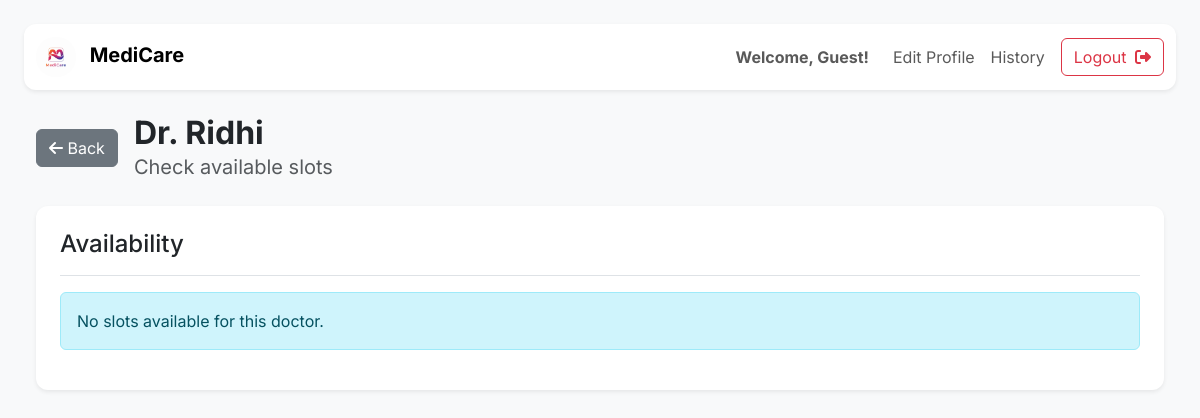
Before: /doctor/check_availability/3 with the older database file.
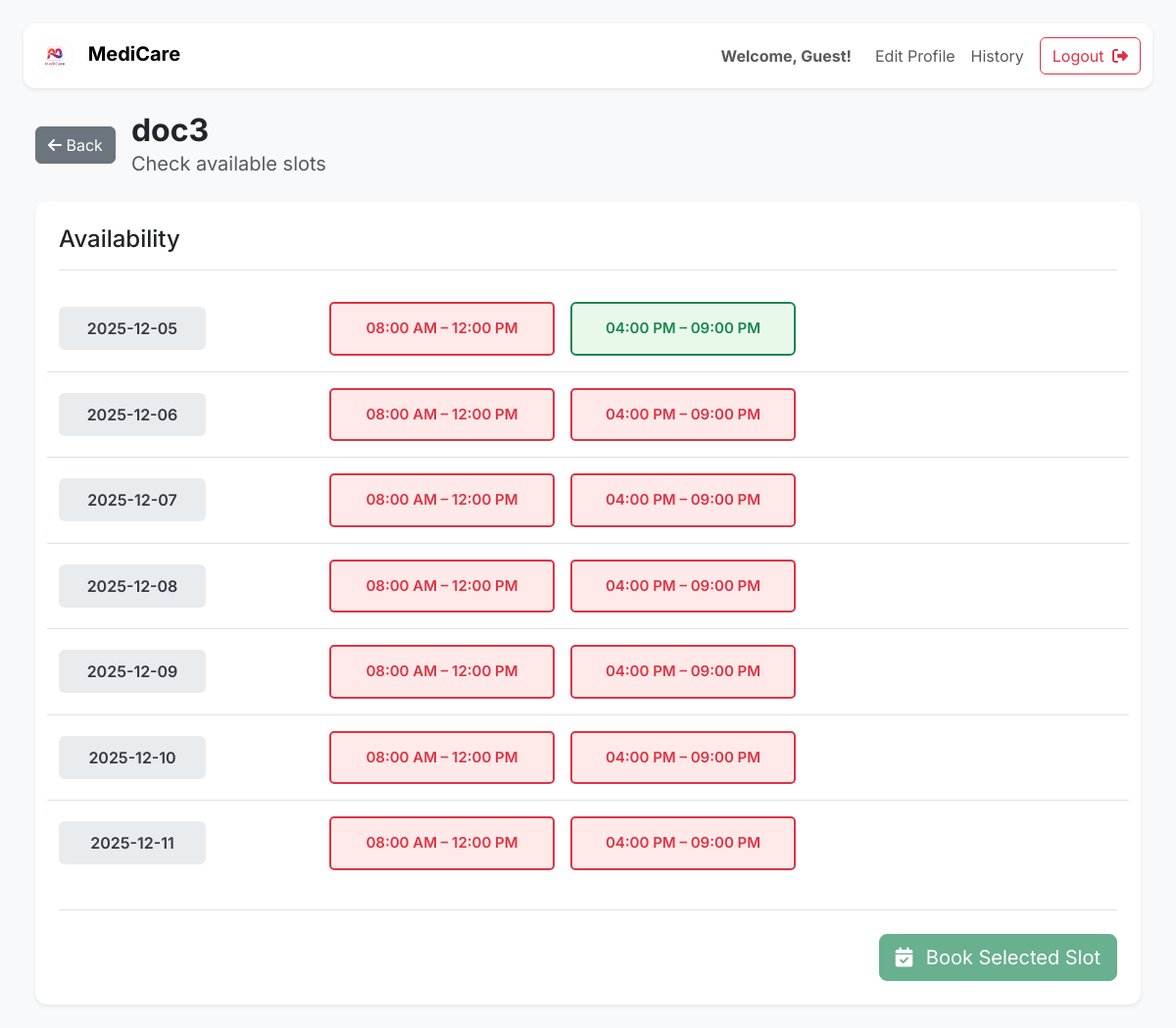
After: the same page with the newer database file.
### application/models.py (models this page shows)
class Doctor(db.Model):
    __tablename__ = 'doctor'
    id = db.Column(db.Integer(),primary_key = True)
    doctor_name = db.Column(db.String(), nullable=False)
    password = db.Column(db.String(), nullable=False)
    email = db.Column(db.String(), nullable=False)
    department_id = db.Column(db.Integer(), db.ForeignKey('department.id'), nullable=False)
    user_id = db.Column(db.Integer(), db.ForeignKey('user.id', ondelete="CASCADE"), nullable=False)
    type = db.Column(db.String(), nullable=False)
    experience = db.Column(db.Integer(), nullable=False)
    appointment = db.relationship('Appointment', backref='doctor')
    availability = db.relationship('Availability', backref='doctor', cascade="all, delete-orphan")

### application/controllers.py (the view)
@app.route("/doctor/check_availability/<int:doctor_id>")
def patient_check_availability(doctor_id):
    doctor_obj = Doctor.query.get_or_404(doctor_id)
    slots = Availability.query.filter_by(doctor_id=doctor_obj.id).all()
    valid_slots = {}
    for s in slots:
        if validate_future_slot(s.date, s.slot) and s.is_available:
            valid_slots[f"{s.date}|{s.slot}"] = s
    return render_template(
        "patient_check_availability.html",
        doctor=doctor_obj,
        next_days=next_7_days(),
        slots_map=valid_slots,
        this_user=current_user()
    )

### application/controllers.py (called while the page is built)
def validate_future_slot(date_str, slot_key):
    SLOT_RANGES = {
        "morning": ("08:00", "12:00"),   # 8 AM – 12 PM
        "evening": ("16:00", "21:00"),   # 4 PM – 9 PM
    }
    if slot_key not in SLOT_RANGES:
        return False
    y, m, d = map(int, date_str.split("-"))
    end_hh, end_mm = map(int, SLOT_RANGES[slot_key][1].split(":"))
    slot_end = datetime(y, m, d, end_hh, end_mm)
    now = datetime.now()
    return slot_end > now

def current_user():
    uid = session.get("user_id")
    return User.query.get(uid) if uid else None

def next_7_days():
    today = datetime.today()
    return [(today + timedelta(days=i)).strftime("%Y-%m-%d") for i in range(7)]

### templates/patient_check_availability.html (shortened to what the changed rows need)
<!DOCTYPE html>
<html>
<head>
    <link href="https://cdn.jsdelivr.net/npm/bootstrap@5.3.2/dist/css/bootstrap.min.css" rel="stylesheet">
</head>
<body class="p-4">
    <main class="container-fluid">
        <div class="d-flex align-items-center mb-4">
            <div>
                <h2 class="fw-bold mb-0">{{ doctor.doctor_name }}</h2>
                <p class="text-muted fs-5 mb-0">Check available slots</p>
            </div>
        </div>
        <div class="card p-4 shadow-sm mt-3">
            <h4 class="mb-3 pb-3 border-bottom">Availability</h4>
            {% if not slots_map is defined %}
            {% set slots_map = {} %}
            {% endif %}
            {% if slots_map %}
            {% for d in next_days %}
            <div class="row align-items-center py-3 {% if not loop.last %}border-bottom{% endif %}">
                <div class="col-md-3">
                    <div class="date-box mx-auto mx-md-0">{{ d }}</div>
                </div>
                {% set m_key = d ~ '|morning' %}
                {% set e_key = d ~ '|evening' %}
                {% if m_key in slots_map %}
                {% set morning = slots_map[m_key] %}
                {% else %}
                {% set morning = None %}
                {% endif %}
                {% if e_key in slots_map %}
                {% set evening = slots_map[e_key] %}
                {% else %}
                {% set evening = None %}
                {% endif %}
                <div class="col-md-9 d-flex flex-wrap gap-3 mt-3 mt-md-0">
                    {% if morning %}
                    <button id="slot-{{ morning.id }}"
                        class="slot-btn btn {% if morning.is_available %}slot-available{% else %}slot-booked{% endif %}"
                        onclick="selectSlot('{{ morning.id }}')" {% if not morning.is_available %}disabled{% endif %}>
                        08:00 AM – 12:00 PM
                    </button>
                    {% else %}
                    <button class="slot-btn slot-missing" disabled>
                        08:00 AM – 12:00 PM
                    </button>
                    {% endif %}
                    {% if evening %}
                    <button id="slot-{{ evening.id }}"
                        class="slot-btn btn {% if evening.is_available %}slot-available{% else %}slot-booked{% endif %}"
                        onclick="selectSlot('{{ evening.id }}')" {% if not evening.is_available %}disabled{% endif %}>
                        04:00 PM – 09:00 PM
                    </button>
                    {% else %}
                    <button class="slot-btn slot-missing" disabled>
                        04:00 PM – 09:00 PM
                    </button>
                    {% endif %}
                </div>
            </div>
            {% endfor %}
            <div class="text-end mt-4 pt-4 border-top">
                <form id="bookForm" method="POST">
                    <button class="btn btn-success btn-lg" type="submit" id="bookButton" disabled>
                        <i class="fa-solid fa-calendar-check me-2"></i> Book Selected Slot
                    </button>
                </form>
            </div>
            {% else %}
            <div class="alert alert-info">No slots available for this doctor.</div>
            {% endif %}
        </div>
    </main>
</body>
</html>

Changed rows visible on the page:
changed Doctor: doctor_name "Dr. Ridhi" → "doc3"
Other visible differences:
new list line: "2025-12-05 08:00 AM – 12:00 PM 04:00 PM – 09:00 PM"
new list line: "2025-12-06 08:00 AM – 12:00 PM 04:00 PM – 09:00 PM"
new list line: "2025-12-07 08:00 AM – 12:00 PM 04:00 PM – 09:00 PM"
new list line: "2025-12-08 08:00 AM – 12:00 PM 04:00 PM – 09:00 PM"
new list line: "2025-12-09 08:00 AM – 12:00 PM 04:00 PM – 09:00 PM"
new list line: "2025-12-10 08:00 AM – 12:00 PM 04:00 PM – 09:00 PM"
new list line: "2025-12-11 08:00 AM – 12:00 PM 04:00 PM – 09:00 PM"
text no longer shown: "No slots available for this doctor."
text now shown: "Book Selected Slot"
